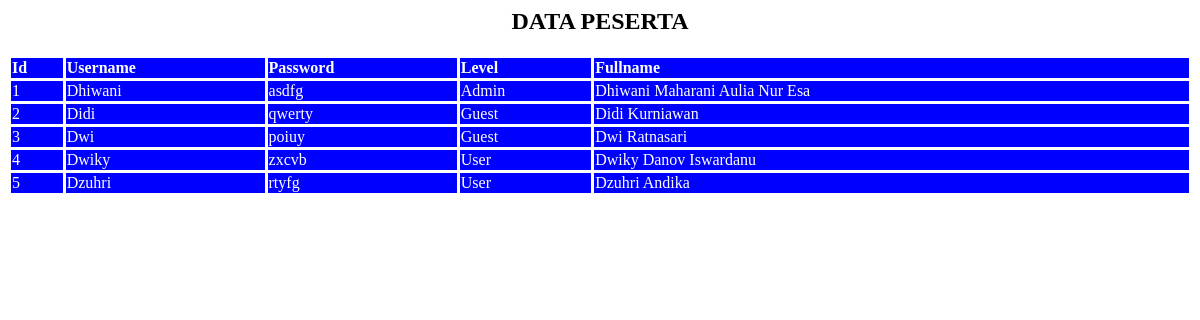
The page / on the database its author committed.
### tables this page shows
CREATE TABLE `user` (
  `id` int(255) NOT NULL,
  `username` varchar(1000) NOT NULL,
  `password` varchar(1000) NOT NULL,
  `level` varchar(1000) NOT NULL,
  `fullname` varchar(1000) NOT NULL
);

### index.php (the view, shortened to what this page needs)
<html>
<head>
  <link rel="stylesheet" href="style.css">
</head>
<body>
  <div class="container">
  	<h2><center>DATA PESERTA</center></h2>
  	<table class="tabel" align="center">
  <tr>
  	<th>Id</th>
  	<th>Username</th>
  	<th>Password</th>
  	<th>Level</th>
  	<th>Fullname</th>
  </tr></div>
  <?php
  include('konek.php');
  $sql_tampil ="SELECT * FROM user";
  $peserta=mysqli_query($conn,$sql_tampil);
  while($baris_data=mysqli_fetch_array($peserta,MYSQLI_ASSOC)){
  	echo'
  	</tr>
  		<td>'.$baris_data['id'].'</td>
  		<td>'.$baris_data['username'].'</td>
  		<td>'.$baris_data['password'].'</td>
  		<td>'.$baris_data['level'].'</td>
  		<td>'.$baris_data['fullname'].'</td>
  	</tr>';
  }
  ?>
</body>
</html>

### style.css (style rules this page uses)
.tabel { border-collapse: collapse; width: 100%; }
.tabel th { color: white; background-color: blue; border: 3px solid white; text-align: left; }
.tabel td { color: white; background-color: blue; border: 3px solid white; }

### rows shown on the page
user: id "1", username "Dhiwani", password "asdfg", level "Admin", fullname "Dhiwani Maharani Aulia Nur Esa"
user: id "2", username "Didi", password "qwerty", level "Guest", fullname "Didi Kurniawan"
user: id "3", username "Dwi", password "poiuy", level "Guest", fullname "Dwi Ratnasari"
user: id "4", username "Dwiky", password "zxcvb", level "User", fullname "Dwiky Danov Iswardanu"
user: id "5", username "Dzuhri", password "rtyfg", level "User", fullname "Dzuhri Andika"
